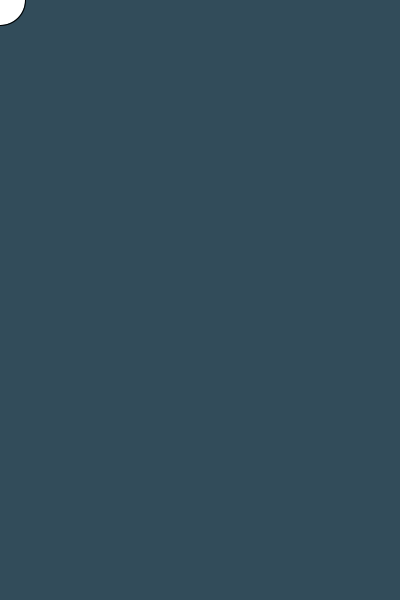
Frame 1 (no input)
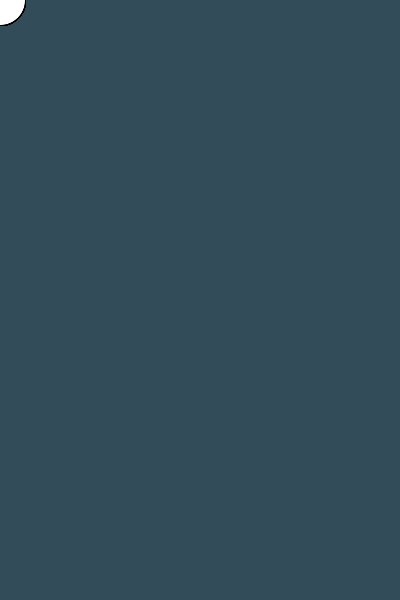
Frame 60 (the mouse pressed at the canvas centre just before this capture)
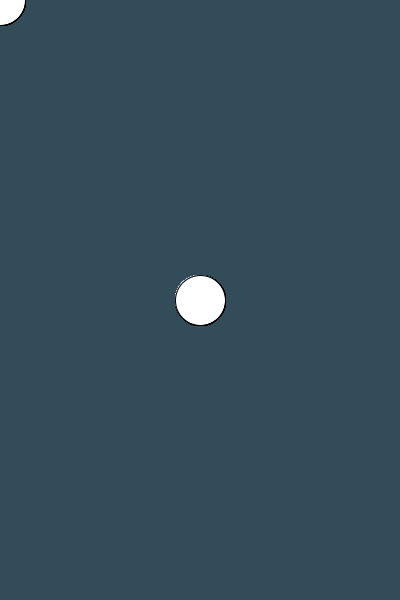
Frame 120 (the mouse held since frame 60 and released just before this capture)

The Processing sketch that drew these frames (run headless with seeded random() and noise(); from frame 60 on, the mouse is pressed at the canvas centre):

// Processing sketch: processing_49175
// ── processing_49175.pde

void setup()
{
  size(400, 600);
  background(50, 76, 90, 30);
  smooth();
  frameRate(10);
}

void draw()
{
  //  fill(255, 0, 0);
  ellipse(mouseX, mouseY, 50, 50);
  
}

void mousePressed()
{
  save("snapshot.png");
  background(50, 76, 90, 30);
}

void keyPressed()
{

  fill (random (250), random (255), random (255));
}
